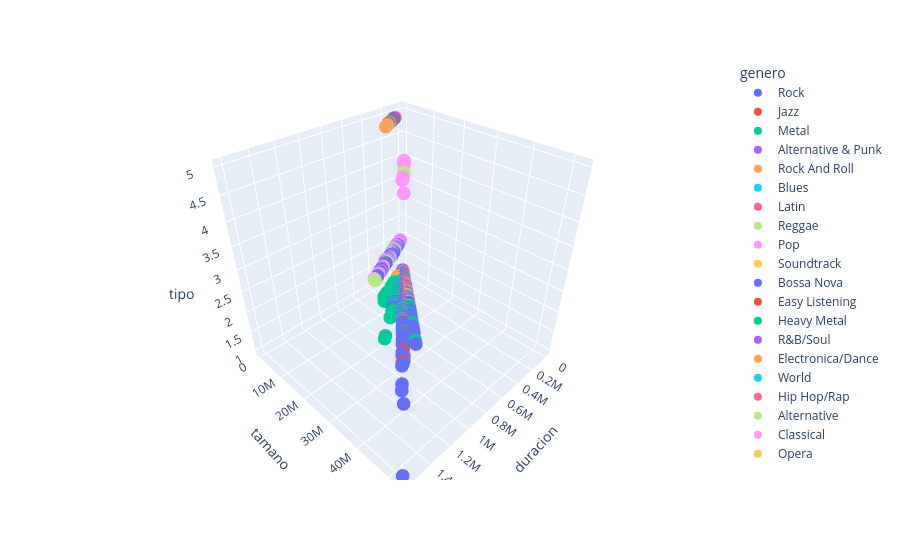

Notebook code for this chart:
### Markdown cell above
Veámos los que pasa si graficamos ahora intentamos el modelo
$$tipo = duracion + tamano$$
En los datos originales y coloreando por género.

### Code cell
fig2 = px.scatter_3d(data, x="duracion", y="tamano", z="tipo", color="genero")
fig2.show()
